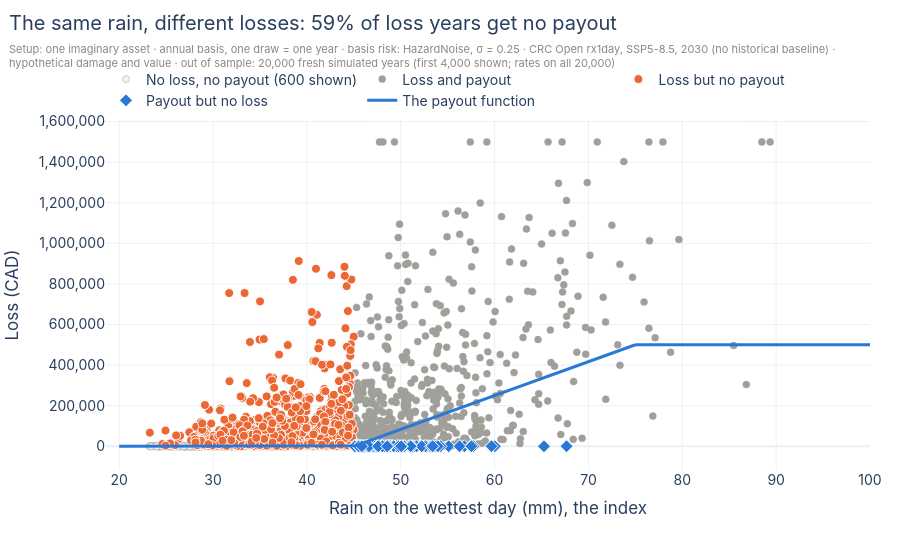

The cell this chart's notebook holds for it:
### Markdown cell above
> 💡 **Key idea: most years, nothing happens.** A cover is a claim on rare years.
> That is why a return-period curve, which you already know how to read, is the
> right tool for pricing and testing it. It also means the honest test needs a lot
> of years: 30 years of history would contain only a handful of payouts.

## 3. Basis risk: when the rain and the loss disagree

The payout follows the rain on the hexagon; the loss follows the water in the
basement. A 250 km² hexagon can be soaked by a storm that misses the brewery, or
stay dry on average while a storm sits right on top of it. `HazardNoise(0.25)`
above models that: each year, the rain at the brewery is the rain on the hexagon
times a random factor with mean 1. Its σ = 0.25 is an assumption of this
illustration, not an estimate.

The gap is called **basis risk**, and it fails in two opposite ways: a loss with
no payout, and a payout with no loss.

### Code cell
n_shown = min(4_000, N_YEARS)
x, y, payout = rain_years[:n_shown], loss_years[:n_shown], paid[:n_shown]
missed = (y > 0) & (payout == 0)       # a loss, but no payout
false_alarm = (y == 0) & (payout > 0)  # a payout, but no loss
quiet = (y == 0) & (payout == 0)
other = ~(missed | false_alarm | quiet)

fig = go.Figure()
keep_quiet = np.flatnonzero(quiet)[:600]  # the many quiet years would hide the rest
for mask, name, color in [(keep_quiet, "No loss, no payout (600 shown)", LIGHT), (other, "Loss and payout", MUTED)]:
    fig.add_trace(go.Scatter(x=x[mask], y=y[mask], mode="markers", name=name, opacity=0.8,
                             marker=dict(size=7, color=color, line=dict(width=0.5, color=MUTED)), hoverinfo="skip"))
fig.add_trace(go.Scatter(x=x[missed], y=y[missed], mode="markers", name="Loss but no payout",
                         marker=dict(size=9, color=ORANGE, line=dict(width=1, color="white")),
                         hovertemplate="Rain on the hexagon %{x:.0f} mm<br>Loss CAD %{y:,.0f}, payout CAD 0<extra></extra>"))
fig.add_trace(go.Scatter(x=x[false_alarm], y=y[false_alarm], mode="markers", name="Payout but no loss",
                         marker=dict(size=10, color=BLUE, symbol="diamond", line=dict(width=1, color="white")),
                         hovertemplate="Rain on the hexagon %{x:.0f} mm<br>No loss, payout CAD %{customdata:,.0f}<extra></extra>",
                         customdata=payout[false_alarm]))
grid = np.linspace(20.0, 100.0, 300)
fig.add_trace(go.Scatter(x=grid, y=first_cover.payout_values(grid), mode="lines", name="The payout function",
                         line=dict(color=BLUE, width=3), hoverinfo="skip"))
layout(fig, f"The same rain, different losses: {first_row['false_negative_rate_l0']:.0%} of loss years get no payout",
       SETUP + f" (first {n_shown:,} shown; rates on all {N_YEARS:,})",
       xaxis_title="Rain on the wettest day (mm), the index", yaxis=dict(title="Loss (CAD)", tickformat=",.0f"),
       legend=dict(orientation="h", yanchor="bottom", y=1.01, x=0), height=540)
fig.show()

print(f"On the fresh years: {first_row['false_negative_rate_l0']:.1%} of the years with a loss get no payout, and "
      f"{first_row['false_positive_rate_l0']:.1%} of the years without a loss get one. "
      f"Payouts and losses have a correlation of {first_row['correlation']:.2f}.")

### Figure 1 — Plotly figure (JSON) as saved in the notebook; plotly's stock layout.template omitted (floating-point values rounded to 4 significant figures; data arrays with more than 128 entries replaced by an {"elided": "..."} marker saying what was removed)
{"data": [{"hoverinfo": "skip", "marker": {"color": "#f0efec", "line": {"color": "#8a8880", "width": 0.5}, "size": 7}, "mode": "markers", "name": "No loss, no payout (600 shown)", "opacity": 0.8, "type": "scatter", "x": {"elided": "600 float values"}, "y": {"elided": "600 float values"}}, {"hoverinfo": "skip", "marker": {"color": "#8a8880", "line": {"color": "#8a8880", "width": 0.5}, "size": 7}, "mode": "markers", "name": "Loss and payout", "opacity": 0.8, "type": "scatter", "x": {"elided": "512 float values"}, "y": {"elided": "512 float values"}}, {"hovertemplate": "Rain on the hexagon %{x:.0f} mm<br>Loss CAD %{y:,.0f}, payout CAD 0<extra></extra>", "marker": {"color": "#eb6834", "line": {"color": "white", "width": 1}, "size": 9}, "mode": "markers", "name": "Loss but no payout", "type": "scatter", "x": {"elided": "716 float values"}, "y": {"elided": "716 float values"}}, {"customdata": {"elided": "141 float values"}, "hovertemplate": "Rain on the hexagon %{x:.0f} mm<br>No loss, payout CAD %{customdata:,.0f}<extra></extra>", "marker": {"color": "#2a78d6", "line": {"color": "white", "width": 1}, "size": 10, "symbol": "diamond"}, "mode": "markers", "name": "Payout but no loss", "type": "scatter", "x": {"elided": "141 float values"}, "y": {"elided": "141 float values"}}, {"hoverinfo": "skip", "line": {"color": "#2a78d6", "width": 3}, "mode": "lines", "name": "The payout function", "type": "scatter", "x": {"elided": "300 float values"}, "y": {"elided": "300 float values"}}], "layout": {"font": {"family": "Inter, Helvetica, Arial, sans-serif", "size": 14}, "height": 540, "hoverlabel": {"font": {"size": 13}}, "legend": {"orientation": "h", "x": 0, "y": 1.01, "yanchor": "bottom"}, "margin": {"b": 70, "l": 75, "r": 30, "t": 120}, "title": {"subtitle": {"font": {"color": "#8a8880", "size": 11}, "text": "Setup: one imaginary asset · annual basis, one draw = one year · basis risk: HazardNoise, σ = 0.25 · CRC Open rx1day, SSP5-8.5, 2030 (no historical baseline) ·<br>hypothetical damage and value · out of sample: 20,000 fresh simulated years (first 4,000 shown; rates on all 20,000)"}, "text": "The same rain, different losses: 59% of loss years get no payout", "x": 0.01, "y": 0.97, "yanchor": "top"}, "xaxis": {"title": {"text": "Rain on the wettest day (mm), the index"}}, "yaxis": {"tickformat": ",.0f", "title": {"text": "Loss (CAD)"}}}}
